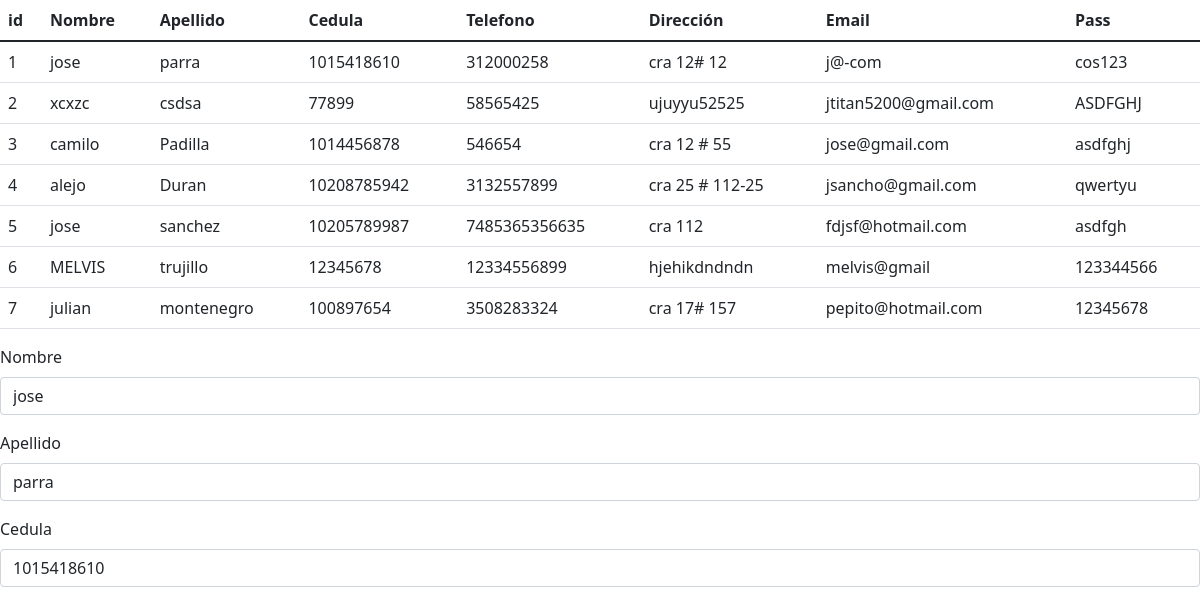
Page /listausuarios on the earlier database version.
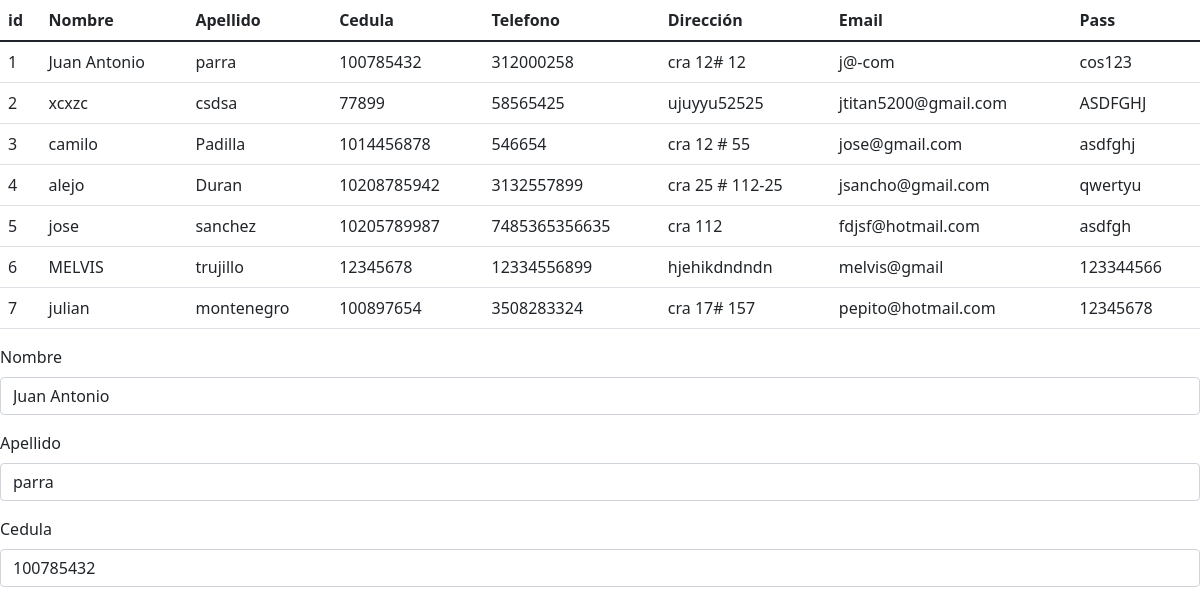
Same page on the later database version.
### tables this page shows
CREATE TABLE registro (id INTEGER NOT NULL PRIMARY KEY AUTOINCREMENT, Nombre TEXT NOT NULL, Apellido TEXT NOT NULL, Cedula TEXT NOT NULL, Telefono TEXT NOT NULL, Direccion TEXT NOT NULL, Email TEXT NOT NULL, Pass TEXT NOT NULL);

### app.py (the view)
@app.route('/listausuarios', methods=['GET'])
def listausuarios():
    if request.method == 'GET':
        conn = sqlite3.connect('db/superAirs.db')
        crsr=conn.cursor()
        crsr.execute("SELECT * FROM registro")
        lista=crsr.fetchall()
    return render_template('listausuario.html',lista=lista)

### templates/listausuario.html (shortened to what this page needs)
<!DOCTYPE html>
<html lang="en">
<head>
    <link  rel="stylesheet" href="{{url_for('static', filename='css/bootstrap.min1.css')}}">
</head>
<body>
    <table class="table">
        <thead>
          <tr>
            <th scope="col">id</th>
            <th scope="col">Nombre</th>
            <th scope="col">Apellido</th>
            <th scope="col">Cedula</th>
            <th scope="col">Telefono</th>
            <th scope="col">Dirección</th>
            <th scope="col">Email</th>
            <th scope="col">Pass</th>
          </tr>
        </thead>
        <tbody>
            {% for lista in lista %}
          <tr>
            <td scope="col">{{lista[0]}}</td>
            <td scope="col">{{lista[1]}}</td>
            <td scope="col">{{lista[2]}}</td>
            <td scope="col">{{lista[3]}}</td>
            <td scope="col">{{lista[4]}}</td>
            <td scope="col">{{lista[5]}}</td>
            <td scope="col">{{lista[6]}}</td>
            <td scope="col">{{lista[7]}}</td>
          </tr>
          {% endfor %}
        </tbody>
      </table>
      <div class="mb-3">
        <label for="exampleFormControlInput1" class="form-label">Nombre</label>
        <input type="text" class="form-control" id="exampleFormControlInput1" value="{{lista[0][1]}}" placeholder="name@example.com">
      </div>
      <div class="mb-3">
        <label for="exampleFormControlInput1" class="form-label">Apellido</label>
        <input type="text" class="form-control" id="exampleFormControlInput1" value="{{lista[0][2]}}" placeholder="name@example.com">
      </div>
      <div class="mb-3">
        <label for="exampleFormControlInput1" class="form-label">Cedula</label>
        <input type="text" class="form-control" id="exampleFormControlInput1" value="{{lista[0][3]}}" placeholder="name@example.com">
      </div>
</body>
</html>

Differences in the rows shown:
changed registro "parra": Nombre "jose" → "Juan Antonio"; Cedula "1015418610" → "100785432"
